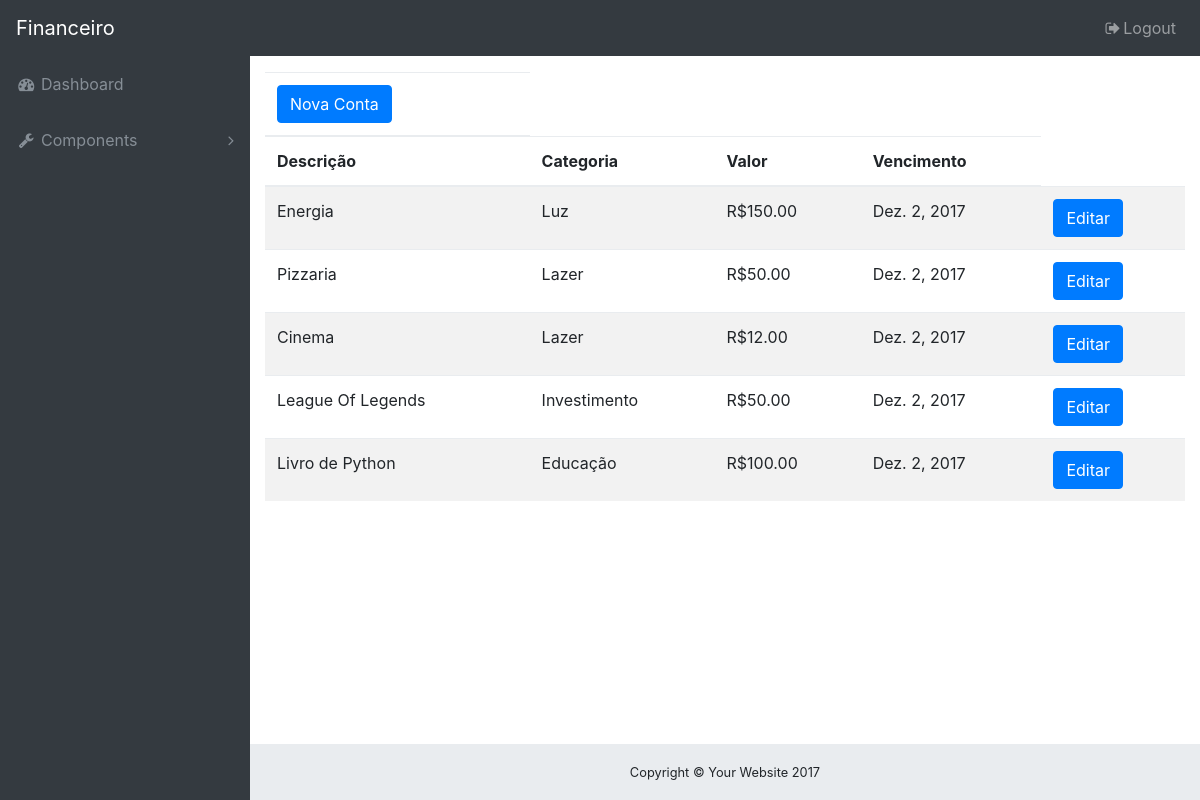
Before: / with the older database file.
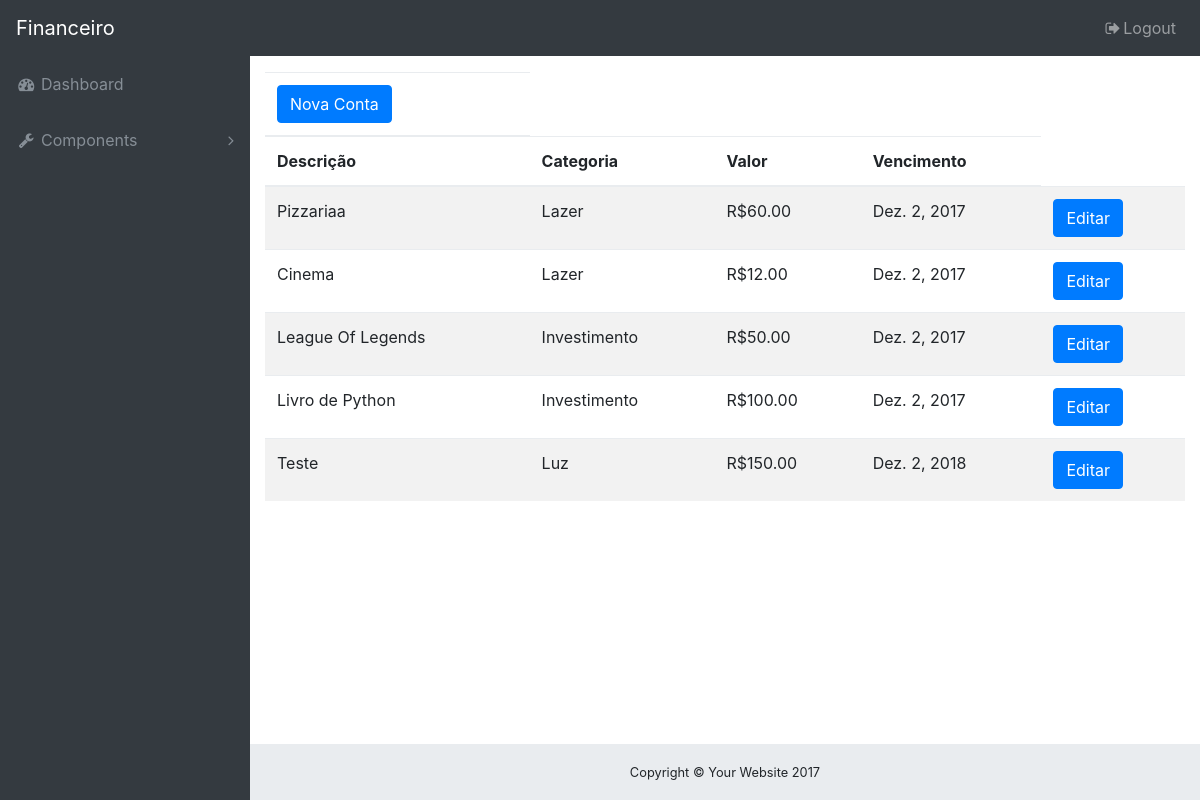
After: the same page with the newer database file.
### core/models/controle.py (models this page shows, shortened)
class Conta(models.Model):
    descricao = models.CharField("Descrição", max_length=100, blank=False)
    categoria = models.ForeignKey(Categoria, verbose_name="Categoria", blank=False)
    valor = models.DecimalField("Valor", max_digits=9, decimal_places=2, blank=False)
    vencimento = models.DateField("Vencimento", blank=False)

class Categoria(models.Model):
    nome = models.CharField("Nome", max_length=100, blank=False)
    ativa = models.BooleanField("Ativa", default=True)

### core/views/controle.py (the view)
# urls.py: url(r'^$',controle.inicio, name="inicio"),
def inicio(request):
    dados = {}
    dados['lista_conta'] = Conta.objects.all()
    return render(request, 'core/lista_conta.html', dados)

### templates/core/lista_conta.html
{% extends 'base.html' %}
{% block conteudo %}
    <div class="table-responsive">
    <table class="table table-striped table-hover">
        <thead>
        <tr>
                <th><a class="btn btn-primary" href="{% url 'nova_conta' %}" id="toggleNavColor">Nova Conta</a></th>
        </tr>
            <tr>
                <th>Descrição</th>
                <th>Categoria</th>
                <th>Valor</th>
                <th>Vencimento</th>
            </tr>
        </thead>
        <tbody>
        {% for c in lista_conta %}
            <tr>
                <td>{{ c.descricao }}</td>
                <td>{{ c.categoria.nome }}</td>
                <td>R${{ c.valor }}</td>
                <td>{{ c.vencimento }}</td>
                <td><a class="btn btn-primary" href="{% url 'dado_editado' c.id %}" id="toggleNavColor">Editar</a></td>
            </tr>
        {% endfor %}
        </tbody>
    </table>
    </div>
{% endblock %}

### templates/base.html (shortened to what this page needs)
{% load static %}
<!DOCTYPE html>
<html lang="en">
<head>
  <link href="{% static 'vendor/bootstrap/css/bootstrap.min.css'%}" rel="stylesheet">
  <link href="{% static 'vendor/font-awesome/css/font-awesome.min.css' %}" rel="stylesheet" type="text/css">
  <link href="{% static 'vendor/datatables/dataTables.bootstrap4.css' %}" rel="stylesheet">
  <link href="{% static 'css/sb-admin.css' %}" rel="stylesheet">
</head>
<body class="fixed-nav sticky-footer bg-dark" id="page-top">
  <nav class="navbar navbar-expand-lg navbar-dark bg-dark fixed-top" id="mainNav">
    <a class="navbar-brand" href="base.html">Financeiro</a>
    <div class="collapse navbar-collapse" id="navbarResponsive">
      <ul class="navbar-nav navbar-sidenav" id="exampleAccordion">
        <li class="nav-item" data-toggle="tooltip" data-placement="right" title="Dashboard">
          <a class="nav-link" href="base.html">
            <i class="fa fa-fw fa-dashboard"></i>
            <span class="nav-link-text">Dashboard</span>
          </a>
        </li>
        <li class="nav-item" data-toggle="tooltip" data-placement="right" title="Components">
          <a class="nav-link nav-link-collapse collapsed" data-toggle="collapse" href="#collapseComponents" data-parent="#exampleAccordion">
            <i class="fa fa-fw fa-wrench"></i>
            <span class="nav-link-text">Components</span>
          </a>
        </li>
      </ul>
      <ul class="navbar-nav ml-auto">
        <li class="nav-item">
          <a class="nav-link" data-toggle="modal" data-target="#exampleModal">
            <i class="fa fa-fw fa-sign-out"></i>Logout</a>
        </li>
      </ul>
    </div>
  </nav>
  <div class="content-wrapper">
    <div class="container-fluid">
        {% block conteudo %}
        {% endblock %}
    </div>
    <footer class="sticky-footer">
      <div class="container">
        <div class="text-center">
          <small>Copyright © Your Website 2017</small>
        </div>
      </div>
    </footer>
  </div>
</body>
</html>

### static/css/sb-admin.css (style rules this page uses)
html { position: relative; min-height: 100%; }
body { overflow-x: hidden; }
body.sticky-footer { margin-bottom: 56px; }
body.sticky-footer .content-wrapper { min-height: calc(100vh - 56px - 56px); }
body.fixed-nav { padding-top: 56px; }
.content-wrapper { min-height: calc(100vh - 56px); padding-top: 1rem; }
#mainNav .navbar-collapse { overflow: auto; max-height: 75vh; }
#mainNav .navbar-collapse .navbar-nav .nav-item .nav-link { cursor: pointer; }
#mainNav .navbar-collapse .navbar-sidenav .nav-link-collapse:after { float: right; content: '\f107'; font-family: 'FontAwesome'; }
#mainNav .navbar-collapse .navbar-sidenav .nav-link-collapse.collapsed:after { content: '\f105'; }
@media (min-width: 992px) { #mainNav .navbar-brand { width: 250px; } }
@media (min-width: 992px) { #mainNav .navbar-collapse { overflow: visible; max-height: none; } }
@media (min-width: 992px) { #mainNav .navbar-collapse .navbar-sidenav { position: absolute; top: 0; left: 0; overflow-x: hidden; overflow-y: auto; -webkit-flex-direction: column; -ms-flex-direction: column; flex-direction: column; margin-top: 56px; } }
@media (min-width: 992px) { #mainNav .navbar-collapse .navbar-sidenav > .nav-item { width: 250px; padding: 0; } }
@media (min-width: 992px) { #mainNav .navbar-collapse .navbar-sidenav > .nav-item > .nav-link { padding: 1em; } }
@media (min-width: 992px) { #mainNav.fixed-top .navbar-sidenav { height: calc(100vh - 112px); } }
.content-wrapper { overflow-x: hidden; background: white; }
@media (min-width: 992px) { .content-wrapper { margin-left: 250px; } }
#mainNav.navbar-dark .navbar-collapse .navbar-sidenav .nav-link-collapse:after { color: #868e96; }
#mainNav.navbar-dark .navbar-collapse .navbar-sidenav > .nav-item > .nav-link { color: #868e96; }
@media (min-width: 992px) { #mainNav.navbar-dark .navbar-collapse .navbar-sidenav { background: #343a40; } }
footer.sticky-footer { position: absolute; right: 0; bottom: 0; width: 100%; height: 56px; background-color: #e9ecef; line-height: 55px; }
@media (min-width: 992px) { footer.sticky-footer { width: calc(100% - 250px); } }

Changed rows visible on the page:
removed Conta: descricao "Energia", categoria.nome "Luz", valor "150.00", vencimento "Dez. 2, 2017"
changed Conta: descricao "Pizzaria" → "Pizzariaa"; valor "50.00" → "60.00"
changed Conta "Livro de Python": categoria.nome "Educação" → "Investimento"
added Conta: descricao "Teste", categoria.nome "Luz", valor "150.00", vencimento "Dez. 2, 2018"
